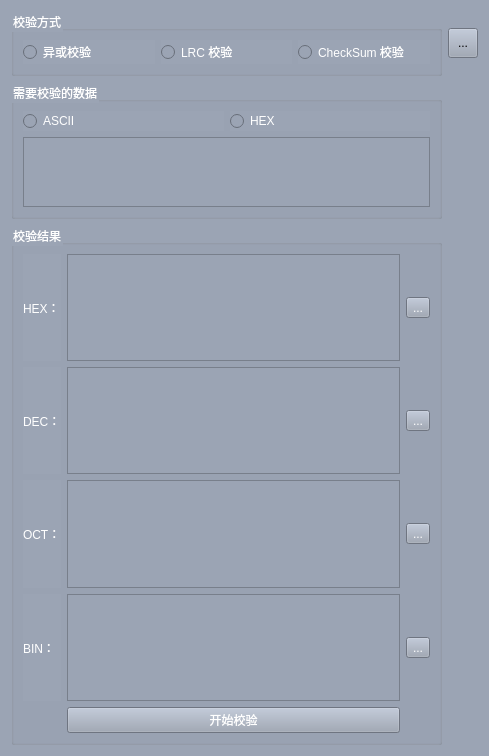
<?xml version="1.0" encoding="UTF-8"?>
<ui version="4.0">
 <class>Calculator</class>
 <widget class="QWidget" name="Calculator">
  <property name="geometry">
   <rect>
    <x>0</x>
    <y>0</y>
    <width>489</width>
    <height>756</height>
   </rect>
  </property>
  <property name="windowTitle">
   <string>Form</string>
  </property>
  <property name="styleSheet">
   <string notr="true">background-color:#9BA4B4;</string>
  </property>
  <layout class="QGridLayout" name="gridLayout_4">
   <item row="0" column="0">
    <widget class="QGroupBox" name="groupBox_3">
     <property name="styleSheet">
      <string notr="true">color: white;
font: 10pt &quot;微软雅黑&quot;;</string>
     </property>
     <property name="title">
      <string>校验方式</string>
     </property>
     <layout class="QGridLayout" name="gridLayout_2">
      <item row="0" column="0">
       <widget class="QRadioButton" name="rbt_Check_XOR">
        <property name="styleSheet">
         <string notr="true"/>
        </property>
        <property name="text">
         <string>异或校验</string>
        </property>
       </widget>
      </item>
      <item row="0" column="2">
       <widget class="QRadioButton" name="rbt_Check_LRC">
        <property name="text">
         <string>LRC 校验</string>
        </property>
       </widget>
      </item>
      <item row="0" column="3">
       <widget class="QRadioButton" name="rbt_Check_Sum">
        <property name="text">
         <string>CheckSum 校验</string>
        </property>
       </widget>
      </item>
     </layout>
    </widget>
   </item>
   <item row="0" column="1">
    <widget class="QToolButton" name="tbtn_help">
     <property name="minimumSize">
      <size>
       <width>30</width>
       <height>30</height>
      </size>
     </property>
     <property name="maximumSize">
      <size>
       <width>30</width>
       <height>30</height>
      </size>
     </property>
     <property name="text">
      <string>...</string>
     </property>
     <property name="icon">
      <iconset resource="../res.qrc">
       <normaloff>:/img/imgs/help.png</normaloff>:/img/imgs/help.png</iconset>
     </property>
    </widget>
   </item>
   <item row="1" column="0">
    <widget class="QGroupBox" name="groupBox">
     <property name="styleSheet">
      <string notr="true">color: white;
font: 10pt &quot;微软雅黑&quot;;</string>
     </property>
     <property name="title">
      <string>需要校验的数据</string>
     </property>
     <layout class="QGridLayout" name="gridLayout">
      <item row="0" column="1">
       <widget class="QRadioButton" name="rbt_HEX">
        <property name="text">
         <string>HEX</string>
        </property>
       </widget>
      </item>
      <item row="1" column="0" colspan="2">
       <widget class="QTextEdit" name="te_data"/>
      </item>
      <item row="0" column="0">
       <widget class="QRadioButton" name="rbt_ASCII">
        <property name="text">
         <string>ASCII</string>
        </property>
       </widget>
      </item>
     </layout>
    </widget>
   </item>
   <item row="2" column="0">
    <widget class="QGroupBox" name="groupBox_2">
     <property name="styleSheet">
      <string notr="true">color: white;
font: 12pt &quot;微软雅黑&quot;;</string>
     </property>
     <property name="title">
      <string>校验结果</string>
     </property>
     <layout class="QGridLayout" name="gridLayout_3">
      <item row="2" column="2">
       <widget class="QToolButton" name="tbtn_OCT">
        <property name="text">
         <string>...</string>
        </property>
        <property name="icon">
         <iconset resource="../res.qrc">
          <normaloff>:/img/imgs/copy.png</normaloff>:/img/imgs/copy.png</iconset>
        </property>
       </widget>
      </item>
      <item row="4" column="1">
       <widget class="QPushButton" name="btn_start">
        <property name="text">
         <string>开始校验</string>
        </property>
       </widget>
      </item>
      <item row="3" column="0">
       <widget class="QLabel" name="label_4">
        <property name="styleSheet">
         <string notr="true">color: white;
font: 9pt &quot;微软雅黑&quot;;</string>
        </property>
        <property name="text">
         <string>BIN：</string>
        </property>
       </widget>
      </item>
      <item row="0" column="0">
       <widget class="QLabel" name="label">
        <property name="styleSheet">
         <string notr="true">color: white;
font: 9pt &quot;微软雅黑&quot;;</string>
        </property>
        <property name="text">
         <string>HEX：</string>
        </property>
       </widget>
      </item>
      <item row="2" column="0">
       <widget class="QLabel" name="label_2">
        <property name="styleSheet">
         <string notr="true">color: white;
font: 9pt &quot;微软雅黑&quot;;</string>
        </property>
        <property name="text">
         <string>OCT：</string>
        </property>
       </widget>
      </item>
      <item row="3" column="2">
       <widget class="QToolButton" name="tbtn_BIN">
        <property name="text">
         <string>...</string>
        </property>
        <property name="icon">
         <iconset resource="../res.qrc">
          <normaloff>:/img/imgs/copy.png</normaloff>:/img/imgs/copy.png</iconset>
        </property>
       </widget>
      </item>
      <item row="0" column="2">
       <widget class="QToolButton" name="tbtn_HEX">
        <property name="text">
         <string>...</string>
        </property>
        <property name="icon">
         <iconset resource="../res.qrc">
          <normaloff>:/img/imgs/copy.png</normaloff>:/img/imgs/copy.png</iconset>
        </property>
       </widget>
      </item>
      <item row="1" column="2">
       <widget class="QToolButton" name="tbtn_DEC">
        <property name="text">
         <string>...</string>
        </property>
        <property name="icon">
         <iconset resource="../res.qrc">
          <normaloff>:/img/imgs/copy.png</normaloff>:/img/imgs/copy.png</iconset>
        </property>
       </widget>
      </item>
      <item row="1" column="0">
       <widget class="QLabel" name="label_3">
        <property name="styleSheet">
         <string notr="true">color: white;
font: 9pt &quot;微软雅黑&quot;;</string>
        </property>
        <property name="text">
         <string>DEC：</string>
        </property>
       </widget>
      </item>
      <item row="0" column="1">
       <widget class="QTextEdit" name="te_HEX"/>
      </item>
      <item row="1" column="1">
       <widget class="QTextEdit" name="te_DEC"/>
      </item>
      <item row="2" column="1">
       <widget class="QTextEdit" name="te_OCT"/>
      </item>
      <item row="3" column="1">
       <widget class="QTextEdit" name="te_BIN"/>
      </item>
     </layout>
    </widget>
   </item>
  </layout>
 </widget>
 <resources>
  <include location="../res.qrc"/>
 </resources>
 <connections/>
</ui>
